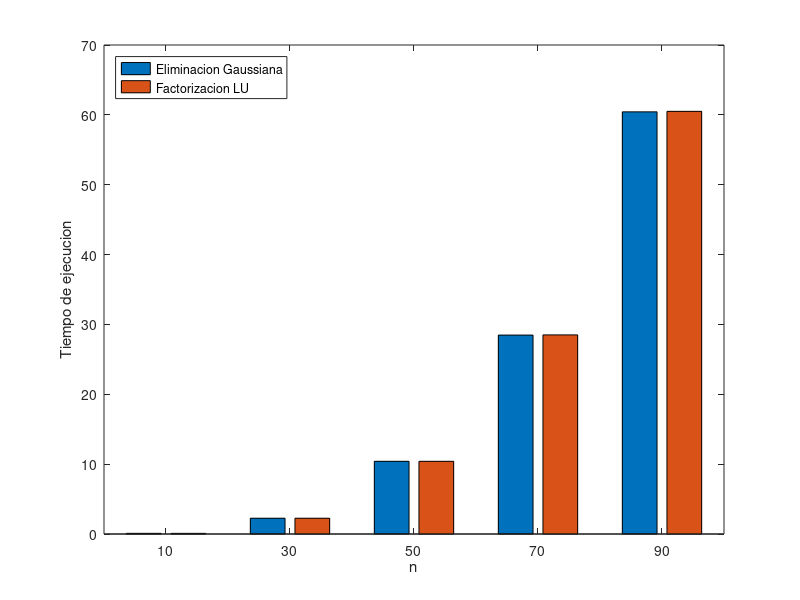
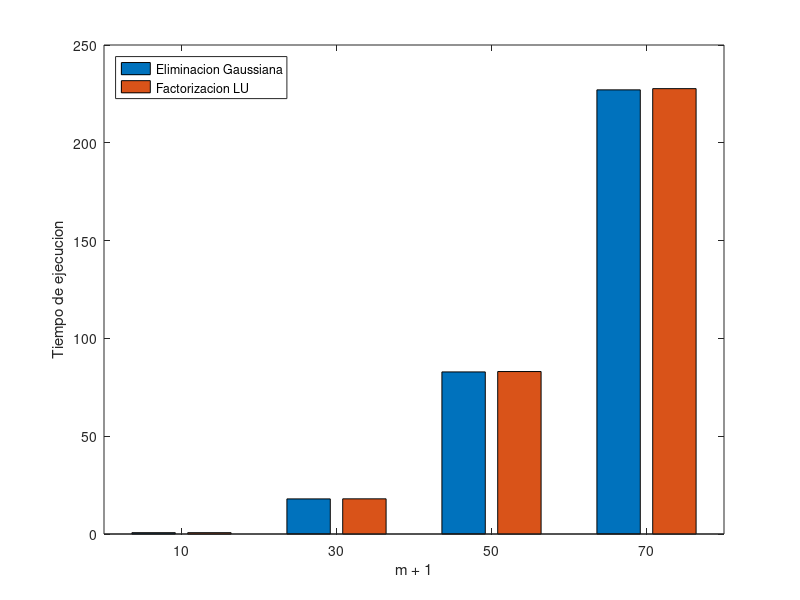

MATLAB code for these plots, in order:
% Tiempos de ejecución según granularidad

% Caso A: Variando ángulos (m + 1 = 30)
% (EG, LU)

x = [10, 30, 50, 70, 90]; % Cant. ángulos
y = [0.09335425 0.09196125; 2.25882775 2.25695850; 10.40710775 10.40538050; 28.47581550 28.50210100; 60.43221975 60.50333525];
bar(x, y);
legend ('Eliminacion Gaussiana', 'Factorizacion LU', 'location', 'northwest');
xlabel("n");
ylabel("Tiempo de ejecucion");
print('6a','-dpng');

% Caso B: Variando radios (n = 60)
% (EG, LU)

figure;
x = [10, 30, 50, 70]; % Cant. ángulos
y = [0.67524000 0.67400350; 17.94450675 17.98105550; 82.86414400 83.05790825; 227.07038100 227.68770850];
bar(x, y);
legend ('Eliminacion Gaussiana', 'Factorizacion LU', 'location', 'northwest');
xlabel("m + 1");
ylabel("Tiempo de ejecucion");
print('6b','-dpng');
